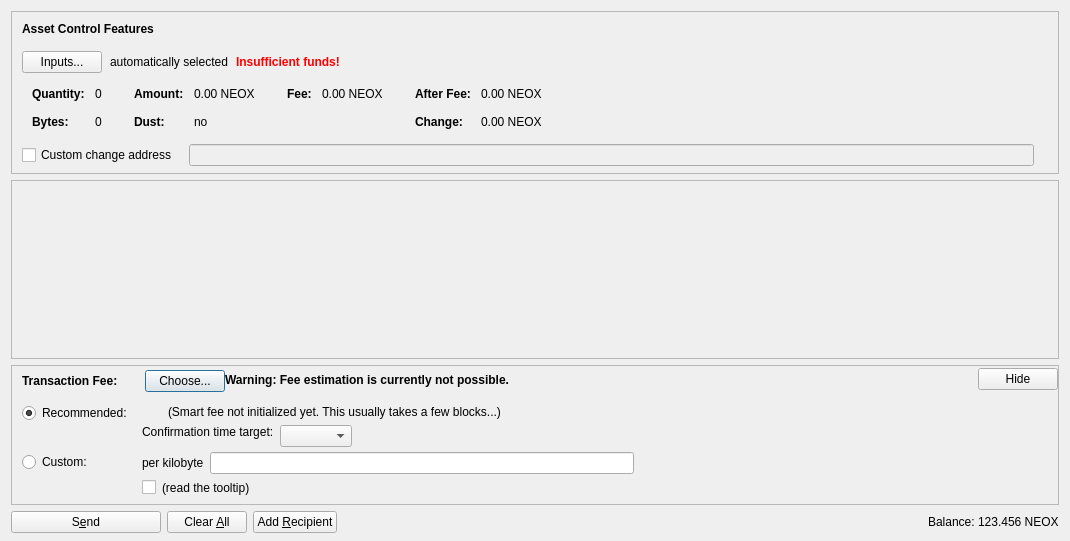
<?xml version="1.0" encoding="UTF-8"?>
<ui version="4.0">
 <class>AssetsDialog</class>
 <widget class="QDialog" name="AssetsDialog">
  <property name="geometry">
   <rect>
    <x>0</x>
    <y>0</y>
    <width>1070</width>
    <height>541</height>
   </rect>
  </property>
  <property name="windowTitle">
   <string>Send Coins</string>
  </property>
  <layout class="QVBoxLayout" name="verticalLayout" stretch="0">
   <property name="bottomMargin">
    <number>8</number>
   </property>
   <item>
    <layout class="QVBoxLayout" name="verticalLayout_3">
     <property name="spacing">
      <number>6</number>
     </property>
     <property name="leftMargin">
      <number>0</number>
     </property>
     <property name="topMargin">
      <number>0</number>
     </property>
     <property name="rightMargin">
      <number>0</number>
     </property>
     <property name="bottomMargin">
      <number>0</number>
     </property>
     <item>
      <widget class="QFrame" name="frameAssetControl">
       <property name="sizePolicy">
        <sizepolicy hsizetype="Expanding" vsizetype="Fixed">
         <horstretch>0</horstretch>
         <verstretch>0</verstretch>
        </sizepolicy>
       </property>
       <property name="maximumSize">
        <size>
         <width>16777215</width>
         <height>16777215</height>
        </size>
       </property>
       <property name="frameShape">
        <enum>QFrame::StyledPanel</enum>
       </property>
       <property name="frameShadow">
        <enum>QFrame::Sunken</enum>
       </property>
       <layout class="QVBoxLayout" name="verticalLayoutAssetControl2">
        <property name="spacing">
         <number>0</number>
        </property>
        <property name="leftMargin">
         <number>0</number>
        </property>
        <property name="topMargin">
         <number>0</number>
        </property>
        <property name="rightMargin">
         <number>0</number>
        </property>
        <property name="bottomMargin">
         <number>6</number>
        </property>
        <item>
         <layout class="QVBoxLayout" name="verticalLayoutAssetControl" stretch="0,0,0,0,1">
          <property name="spacing">
           <number>0</number>
          </property>
          <property name="leftMargin">
           <number>10</number>
          </property>
          <property name="topMargin">
           <number>10</number>
          </property>
          <item>
           <layout class="QHBoxLayout" name="horizontalLayoutAssetControl1">
            <property name="bottomMargin">
             <number>15</number>
            </property>
            <item>
             <widget class="QLabel" name="labelAssetControlFeatures">
              <property name="sizePolicy">
               <sizepolicy hsizetype="Preferred" vsizetype="Maximum">
                <horstretch>0</horstretch>
                <verstretch>0</verstretch>
               </sizepolicy>
              </property>
              <property name="font">
               <font>
                <weight>75</weight>
                <bold>true</bold>
               </font>
              </property>
              <property name="styleSheet">
               <string notr="true">font-weight:bold;</string>
              </property>
              <property name="text">
               <string>Asset Control Features</string>
              </property>
             </widget>
            </item>
           </layout>
          </item>
          <item>
           <layout class="QHBoxLayout" name="horizontalLayoutAssetControl2" stretch="0,0,0,0">
            <property name="spacing">
             <number>8</number>
            </property>
            <property name="bottomMargin">
             <number>10</number>
            </property>
            <item>
             <widget class="QPushButton" name="pushButtonAssetControl">
              <property name="styleSheet">
               <string notr="true"/>
              </property>
              <property name="text">
               <string>Inputs...</string>
              </property>
              <property name="autoDefault">
               <bool>false</bool>
              </property>
             </widget>
            </item>
            <item>
             <widget class="QLabel" name="labelAssetControlAutomaticallySelected">
              <property name="text">
               <string>automatically selected</string>
              </property>
              <property name="margin">
               <number>5</number>
              </property>
             </widget>
            </item>
            <item>
             <widget class="QLabel" name="labelAssetControlInsuffFunds">
              <property name="font">
               <font>
                <weight>75</weight>
                <bold>true</bold>
               </font>
              </property>
              <property name="styleSheet">
               <string notr="true">color:red;font-weight:bold;</string>
              </property>
              <property name="text">
               <string>Insufficient funds!</string>
              </property>
              <property name="margin">
               <number>5</number>
              </property>
             </widget>
            </item>
            <item>
             <spacer name="horizontalSpacerAssetControl">
              <property name="orientation">
               <enum>Qt::Horizontal</enum>
              </property>
              <property name="sizeHint" stdset="0">
               <size>
                <width>40</width>
                <height>1</height>
               </size>
              </property>
             </spacer>
            </item>
           </layout>
          </item>
          <item>
           <widget class="QWidget" name="widgetAssetControl" native="true">
            <property name="sizePolicy">
             <sizepolicy hsizetype="Preferred" vsizetype="Preferred">
              <horstretch>0</horstretch>
              <verstretch>0</verstretch>
             </sizepolicy>
            </property>
            <property name="minimumSize">
             <size>
              <width>0</width>
              <height>0</height>
             </size>
            </property>
            <property name="styleSheet">
             <string notr="true"/>
            </property>
            <layout class="QHBoxLayout" name="horizontalLayoutAssetControl5">
             <property name="leftMargin">
              <number>0</number>
             </property>
             <property name="topMargin">
              <number>0</number>
             </property>
             <property name="rightMargin">
              <number>0</number>
             </property>
             <property name="bottomMargin">
              <number>0</number>
             </property>
             <item>
              <layout class="QHBoxLayout" name="horizontalLayoutAssetControl3" stretch="0,0,0,1">
               <property name="spacing">
                <number>20</number>
               </property>
               <property name="topMargin">
                <number>0</number>
               </property>
               <property name="bottomMargin">
                <number>10</number>
               </property>
               <item>
                <layout class="QFormLayout" name="formLayoutAssetControl1">
                 <property name="horizontalSpacing">
                  <number>10</number>
                 </property>
                 <property name="verticalSpacing">
                  <number>14</number>
                 </property>
                 <property name="leftMargin">
                  <number>10</number>
                 </property>
                 <property name="topMargin">
                  <number>4</number>
                 </property>
                 <property name="rightMargin">
                  <number>6</number>
                 </property>
                 <item row="0" column="0">
                  <widget class="QLabel" name="labelAssetControlQuantityText">
                   <property name="font">
                    <font>
                     <weight>75</weight>
                     <bold>true</bold>
                    </font>
                   </property>
                   <property name="text">
                    <string>Quantity:</string>
                   </property>
                   <property name="margin">
                    <number>0</number>
                   </property>
                  </widget>
                 </item>
                 <item row="0" column="1">
                  <widget class="QLabel" name="labelAssetControlQuantity">
                   <property name="cursor">
                    <cursorShape>IBeamCursor</cursorShape>
                   </property>
                   <property name="contextMenuPolicy">
                    <enum>Qt::ActionsContextMenu</enum>
                   </property>
                   <property name="text">
                    <string notr="true">0</string>
                   </property>
                   <property name="margin">
                    <number>0</number>
                   </property>
                   <property name="textInteractionFlags">
                    <set>Qt::LinksAccessibleByMouse|Qt::TextSelectableByKeyboard|Qt::TextSelectableByMouse</set>
                   </property>
                  </widget>
                 </item>
                 <item row="1" column="0">
                  <widget class="QLabel" name="labelAssetControlBytesText">
                   <property name="font">
                    <font>
                     <weight>75</weight>
                     <bold>true</bold>
                    </font>
                   </property>
                   <property name="text">
                    <string>Bytes:</string>
                   </property>
                  </widget>
                 </item>
                 <item row="1" column="1">
                  <widget class="QLabel" name="labelAssetControlBytes">
                   <property name="cursor">
                    <cursorShape>IBeamCursor</cursorShape>
                   </property>
                   <property name="contextMenuPolicy">
                    <enum>Qt::ActionsContextMenu</enum>
                   </property>
                   <property name="text">
                    <string notr="true">0</string>
                   </property>
                   <property name="textInteractionFlags">
                    <set>Qt::LinksAccessibleByMouse|Qt::TextSelectableByKeyboard|Qt::TextSelectableByMouse</set>
                   </property>
                  </widget>
                 </item>
                </layout>
               </item>
               <item>
                <layout class="QFormLayout" name="formLayoutAssetControl2">
                 <property name="horizontalSpacing">
                  <number>10</number>
                 </property>
                 <property name="verticalSpacing">
                  <number>14</number>
                 </property>
                 <property name="leftMargin">
                  <number>6</number>
                 </property>
                 <property name="topMargin">
                  <number>4</number>
                 </property>
                 <property name="rightMargin">
                  <number>6</number>
                 </property>
                 <item row="0" column="0">
                  <widget class="QLabel" name="labelAssetControlAmountText">
                   <property name="font">
                    <font>
                     <weight>75</weight>
                     <bold>true</bold>
                    </font>
                   </property>
                   <property name="text">
                    <string>Amount:</string>
                   </property>
                   <property name="margin">
                    <number>0</number>
                   </property>
                  </widget>
                 </item>
                 <item row="0" column="1">
                  <widget class="QLabel" name="labelAssetControlAmount">
                   <property name="cursor">
                    <cursorShape>IBeamCursor</cursorShape>
                   </property>
                   <property name="contextMenuPolicy">
                    <enum>Qt::ActionsContextMenu</enum>
                   </property>
                   <property name="text">
                    <string notr="true">0.00 NEOX</string>
                   </property>
                   <property name="textInteractionFlags">
                    <set>Qt::LinksAccessibleByMouse|Qt::TextSelectableByKeyboard|Qt::TextSelectableByMouse</set>
                   </property>
                  </widget>
                 </item>
                 <item row="1" column="0">
                  <widget class="QLabel" name="labelAssetControlLowOutputText">
                   <property name="font">
                    <font>
                     <weight>75</weight>
                     <bold>true</bold>
                    </font>
                   </property>
                   <property name="text">
                    <string>Dust:</string>
                   </property>
                  </widget>
                 </item>
                 <item row="1" column="1">
                  <widget class="QLabel" name="labelAssetControlLowOutput">
                   <property name="cursor">
                    <cursorShape>IBeamCursor</cursorShape>
                   </property>
                   <property name="contextMenuPolicy">
                    <enum>Qt::ActionsContextMenu</enum>
                   </property>
                   <property name="text">
                    <string notr="true">no</string>
                   </property>
                   <property name="textInteractionFlags">
                    <set>Qt::LinksAccessibleByMouse|Qt::TextSelectableByKeyboard|Qt::TextSelectableByMouse</set>
                   </property>
                  </widget>
                 </item>
                </layout>
               </item>
               <item>
                <layout class="QFormLayout" name="formLayoutAssetControl3">
                 <property name="horizontalSpacing">
                  <number>10</number>
                 </property>
                 <property name="verticalSpacing">
                  <number>14</number>
                 </property>
                 <property name="leftMargin">
                  <number>6</number>
                 </property>
                 <property name="topMargin">
                  <number>4</number>
                 </property>
                 <property name="rightMargin">
                  <number>6</number>
                 </property>
                 <item row="0" column="0">
                  <widget class="QLabel" name="labelAssetControlFeeText">
                   <property name="font">
                    <font>
                     <weight>75</weight>
                     <bold>true</bold>
                    </font>
                   </property>
                   <property name="text">
                    <string>Fee:</string>
                   </property>
                   <property name="margin">
                    <number>0</number>
                   </property>
                  </widget>
                 </item>
                 <item row="0" column="1">
                  <widget class="QLabel" name="labelAssetControlFee">
                   <property name="cursor">
                    <cursorShape>IBeamCursor</cursorShape>
                   </property>
                   <property name="contextMenuPolicy">
                    <enum>Qt::ActionsContextMenu</enum>
                   </property>
                   <property name="text">
                    <string notr="true">0.00 NEOX</string>
                   </property>
                   <property name="textInteractionFlags">
                    <set>Qt::LinksAccessibleByMouse|Qt::TextSelectableByKeyboard|Qt::TextSelectableByMouse</set>
                   </property>
                  </widget>
                 </item>
                </layout>
               </item>
               <item>
                <layout class="QFormLayout" name="formLayoutAssetControl4">
                 <property name="horizontalSpacing">
                  <number>10</number>
                 </property>
                 <property name="verticalSpacing">
                  <number>14</number>
                 </property>
                 <property name="leftMargin">
                  <number>6</number>
                 </property>
                 <property name="topMargin">
                  <number>4</number>
                 </property>
                 <property name="rightMargin">
                  <number>6</number>
                 </property>
                 <item row="0" column="0">
                  <widget class="QLabel" name="labelAssetControlAfterFeeText">
                   <property name="font">
                    <font>
                     <weight>75</weight>
                     <bold>true</bold>
                    </font>
                   </property>
                   <property name="text">
                    <string>After Fee:</string>
                   </property>
                   <property name="margin">
                    <number>0</number>
                   </property>
                  </widget>
                 </item>
                 <item row="0" column="1">
                  <widget class="QLabel" name="labelAssetControlAfterFee">
                   <property name="cursor">
                    <cursorShape>IBeamCursor</cursorShape>
                   </property>
                   <property name="contextMenuPolicy">
                    <enum>Qt::ActionsContextMenu</enum>
                   </property>
                   <property name="text">
                    <string notr="true">0.00 NEOX</string>
                   </property>
                   <property name="textInteractionFlags">
                    <set>Qt::LinksAccessibleByMouse|Qt::TextSelectableByKeyboard|Qt::TextSelectableByMouse</set>
                   </property>
                  </widget>
                 </item>
                 <item row="1" column="0">
                  <widget class="QLabel" name="labelAssetControlChangeText">
                   <property name="font">
                    <font>
                     <weight>75</weight>
                     <bold>true</bold>
                    </font>
                   </property>
                   <property name="text">
                    <string>Change:</string>
                   </property>
                  </widget>
                 </item>
                 <item row="1" column="1">
                  <widget class="QLabel" name="labelAssetControlChange">
                   <property name="cursor">
                    <cursorShape>IBeamCursor</cursorShape>
                   </property>
                   <property name="contextMenuPolicy">
                    <enum>Qt::ActionsContextMenu</enum>
                   </property>
                   <property name="text">
                    <string notr="true">0.00 NEOX</string>
                   </property>
                   <property name="textInteractionFlags">
                    <set>Qt::LinksAccessibleByMouse|Qt::TextSelectableByKeyboard|Qt::TextSelectableByMouse</set>
                   </property>
                  </widget>
                 </item>
                </layout>
               </item>
              </layout>
             </item>
            </layout>
           </widget>
          </item>
          <item>
           <layout class="QHBoxLayout" name="horizontalLayoutAssetControl4" stretch="0,0,0">
            <property name="spacing">
             <number>12</number>
            </property>
            <property name="sizeConstraint">
             <enum>QLayout::SetDefaultConstraint</enum>
            </property>
            <property name="topMargin">
             <number>5</number>
            </property>
            <property name="rightMargin">
             <number>5</number>
            </property>
            <item>
             <widget class="QCheckBox" name="checkBoxAssetControlChange">
              <property name="toolTip">
               <string>If this is activated, but the change address is empty or invalid, change will be sent to a newly generated address.</string>
              </property>
              <property name="text">
               <string>Custom change address</string>
              </property>
             </widget>
            </item>
            <item>
             <widget class="QValidatedLineEdit" name="lineEditAssetControlChange">
              <property name="enabled">
               <bool>false</bool>
              </property>
              <property name="sizePolicy">
               <sizepolicy hsizetype="Expanding" vsizetype="Fixed">
                <horstretch>0</horstretch>
                <verstretch>0</verstretch>
               </sizepolicy>
              </property>
             </widget>
            </item>
            <item>
             <widget class="QLabel" name="labelAssetControlChangeLabel">
              <property name="sizePolicy">
               <sizepolicy hsizetype="Preferred" vsizetype="Expanding">
                <horstretch>0</horstretch>
                <verstretch>0</verstretch>
               </sizepolicy>
              </property>
              <property name="minimumSize">
               <size>
                <width>0</width>
                <height>0</height>
               </size>
              </property>
              <property name="text">
               <string/>
              </property>
              <property name="margin">
               <number>3</number>
              </property>
             </widget>
            </item>
           </layout>
          </item>
          <item>
           <spacer name="verticalSpacerAssetControl">
            <property name="orientation">
             <enum>Qt::Vertical</enum>
            </property>
            <property name="sizeHint" stdset="0">
             <size>
              <width>800</width>
              <height>1</height>
             </size>
            </property>
           </spacer>
          </item>
         </layout>
        </item>
       </layout>
      </widget>
     </item>
     <item>
      <widget class="QScrollArea" name="scrollArea">
       <property name="widgetResizable">
        <bool>true</bool>
       </property>
       <widget class="QWidget" name="scrollAreaWidgetContents">
        <property name="geometry">
         <rect>
          <x>0</x>
          <y>0</y>
          <width>1048</width>
          <height>91</height>
         </rect>
        </property>
        <layout class="QVBoxLayout" name="verticalLayout_2" stretch="0,1">
         <property name="leftMargin">
          <number>0</number>
         </property>
         <property name="topMargin">
          <number>0</number>
         </property>
         <property name="rightMargin">
          <number>0</number>
         </property>
         <property name="bottomMargin">
          <number>0</number>
         </property>
         <item>
          <layout class="QVBoxLayout" name="entries">
           <property name="spacing">
            <number>6</number>
           </property>
          </layout>
         </item>
         <item>
          <spacer name="verticalSpacer">
           <property name="orientation">
            <enum>Qt::Vertical</enum>
           </property>
           <property name="sizeHint" stdset="0">
            <size>
             <width>20</width>
             <height>40</height>
            </size>
           </property>
          </spacer>
         </item>
        </layout>
       </widget>
      </widget>
     </item>
     <item>
      <widget class="QFrame" name="frameFee">
       <property name="sizePolicy">
        <sizepolicy hsizetype="Expanding" vsizetype="Fixed">
         <horstretch>0</horstretch>
         <verstretch>0</verstretch>
        </sizepolicy>
       </property>
       <property name="maximumSize">
        <size>
         <width>16777215</width>
         <height>16777215</height>
        </size>
       </property>
       <property name="frameShape">
        <enum>QFrame::StyledPanel</enum>
       </property>
       <property name="frameShadow">
        <enum>QFrame::Sunken</enum>
       </property>
       <layout class="QVBoxLayout" name="verticalLayoutFee1">
        <property name="spacing">
         <number>0</number>
        </property>
        <property name="leftMargin">
         <number>0</number>
        </property>
        <property name="topMargin">
         <number>0</number>
        </property>
        <property name="rightMargin">
         <number>0</number>
        </property>
        <property name="bottomMargin">
         <number>0</number>
        </property>
        <item>
         <layout class="QVBoxLayout" name="verticalLayoutFee2" stretch="0,0,0">
          <property name="spacing">
           <number>0</number>
          </property>
          <property name="leftMargin">
           <number>10</number>
          </property>
          <property name="topMargin">
           <number>0</number>
          </property>
          <item>
           <layout class="QHBoxLayout" name="horizontalLayoutFee1">
            <property name="bottomMargin">
             <number>0</number>
            </property>
            <item>
             <layout class="QVBoxLayout" name="verticalLayoutFee7">
              <property name="spacing">
               <number>0</number>
              </property>
              <item>
               <spacer name="verticalSpacerSmartFee">
                <property name="orientation">
                 <enum>Qt::Vertical</enum>
                </property>
                <property name="sizeType">
                 <enum>QSizePolicy::Fixed</enum>
                </property>
                <property name="sizeHint" stdset="0">
                 <size>
                  <width>1</width>
                  <height>4</height>
                 </size>
                </property>
               </spacer>
              </item>
              <item>
               <layout class="QHBoxLayout" name="horizontalLayoutSmartFee">
                <property name="spacing">
                 <number>10</number>
                </property>
                <item>
                 <widget class="QLabel" name="labelFeeHeadline">
                  <property name="sizePolicy">
                   <sizepolicy hsizetype="Preferred" vsizetype="Maximum">
                    <horstretch>0</horstretch>
                    <verstretch>0</verstretch>
                   </sizepolicy>
                  </property>
                  <property name="font">
                   <font>
                    <weight>75</weight>
                    <bold>true</bold>
                   </font>
                  </property>
                  <property name="styleSheet">
                   <string notr="true">font-weight:bold;</string>
                  </property>
                  <property name="text">
                   <string>Transaction Fee:</string>
                  </property>
                 </widget>
                </item>
                <item>
                 <widget class="QLabel" name="labelFeeMinimized">
                  <property name="text">
                   <string/>
                  </property>
                 </widget>
                </item>
                <item>
                 <widget class="QPushButton" name="buttonChooseFee">
                  <property name="text">
                   <string>Choose...</string>
                  </property>
                 </widget>
                </item>
               </layout>
              </item>
              <item>
               <spacer name="verticalSpacer_5">
                <property name="orientation">
                 <enum>Qt::Vertical</enum>
                </property>
                <property name="sizeHint" stdset="0">
                 <size>
                  <width>1</width>
                  <height>1</height>
                 </size>
                </property>
               </spacer>
              </item>
             </layout>
            </item>
            <item>
             <widget class="QLabel" name="fallbackFeeWarningLabel">
              <property name="font">
               <font>
                <weight>75</weight>
                <bold>true</bold>
               </font>
              </property>
              <property name="toolTip">
               <string>Using the fallbackfee can result in sending a transaction that will take several hours or days (or never) to confirm. Consider choosing your fee manually or wait until you have validated the complete chain.</string>
              </property>
              <property name="text">
               <string>Warning: Fee estimation is currently not possible.</string>
              </property>
              <property name="wordWrap">
               <bool>false</bool>
              </property>
             </widget>
            </item>
            <item>
             <spacer name="horizontalSpacer_4">
              <property name="orientation">
               <enum>Qt::Horizontal</enum>
              </property>
              <property name="sizeType">
               <enum>QSizePolicy::MinimumExpanding</enum>
              </property>
              <property name="sizeHint" stdset="0">
               <size>
                <width>40</width>
                <height>20</height>
               </size>
              </property>
             </spacer>
            </item>
            <item>
             <widget class="QPushButton" name="buttonMinimizeFee">
              <property name="toolTip">
               <string>collapse fee-settings</string>
              </property>
              <property name="text">
               <string>Hide</string>
              </property>
             </widget>
            </item>
           </layout>
          </item>
          <item>
           <widget class="QFrame" name="frameFeeSelection">
            <layout class="QVBoxLayout" name="verticalLayoutFee12">
             <property name="spacing">
              <number>0</number>
             </property>
             <property name="leftMargin">
              <number>0</number>
             </property>
             <property name="topMargin">
              <number>0</number>
             </property>
             <property name="rightMargin">
              <number>0</number>
             </property>
             <property name="bottomMargin">
              <number>0</number>
             </property>
             <item>
              <layout class="QGridLayout" name="gridLayoutFee">
               <property name="topMargin">
                <number>10</number>
               </property>
               <property name="bottomMargin">
                <number>4</number>
               </property>
               <property name="horizontalSpacing">
                <number>10</number>
               </property>
               <property name="verticalSpacing">
                <number>4</number>
               </property>
               <item row="1" column="1">
                <layout class="QVBoxLayout" name="verticalLayoutFee8">
                 <property name="spacing">
                  <number>6</number>
                 </property>
                 <item>
                  <layout class="QHBoxLayout" name="horizontalLayoutFee13">
                   <item>
                    <widget class="QLabel" name="labelCustomPerKilobyte">
                     <property name="toolTip">
                      <string>If the custom fee is set to 1000 satoshis and the transaction is only 250 bytes, then &quot;per kilobyte&quot; only pays 250 satoshis in fee, while &quot;total at least&quot; pays 1000 satoshis. For transactions bigger than a kilobyte both pay by kilobyte.</string>
                     </property>
                     <property name="text">
                      <string>per kilobyte</string>
                     </property>
                    </widget>
                   </item>
                   <item>
                    <widget class="BitcoinAmountField" name="customFee"/>
                   </item>
                   <item>
                    <spacer name="horizontalSpacer_6">
                     <property name="orientation">
                      <enum>Qt::Horizontal</enum>
                     </property>
                     <property name="sizeHint" stdset="0">
                      <size>
                       <width>1</width>
                       <height>1</height>
                      </size>
                     </property>
                    </spacer>
                   </item>
                  </layout>
                 </item>
                 <item>
                  <layout class="QHBoxLayout" name="horizontalLayoutFee8">
                   <item>
                    <widget class="QCheckBox" name="checkBoxMinimumFee">
                     <property name="toolTip">
                      <string>Paying only the minimum fee is just fine as long as there is less transaction volume than space in the blocks. But be aware that this can end up in a never confirming transaction once there is more demand for smartmeme transactions than the network can process.</string>
                     </property>
                     <property name="text">
                      <string/>
                     </property>
                    </widget>
                   </item>
                   <item>
                    <widget class="QLabel" name="labelMinFeeWarning">
                     <property name="enabled">
                      <bool>true</bool>
                     </property>
                     <property name="toolTip">
                      <string>Paying only the minimum fee is just fine as long as there is less transaction volume than space in the blocks. But be aware that this can end up in a never confirming transaction once there is more demand for smartmeme transactions than the network can process.</string>
                     </property>
                     <property name="text">
                      <string>(read the tooltip)</string>
                     </property>
                     <property name="margin">
                      <number>5</number>
                     </property>
                    </widget>
                   </item>
                   <item>
                    <spacer name="horizontalSpacer_2">
                     <property name="orientation">
                      <enum>Qt::Horizontal</enum>
                     </property>
                     <property name="sizeHint" stdset="0">
                      <size>
                       <width>1</width>
                       <height>1</height>
                      </size>
                     </property>
                    </spacer>
                   </item>
                  </layout>
                 </item>
                </layout>
               </item>
               <item row="0" column="0">
                <layout class="QVBoxLayout" name="verticalLayoutFee4" stretch="0,1">
                 <item>
                  <widget class="QRadioButton" name="radioSmartFee">
                   <property name="text">
                    <string>Recommended:</string>
                   </property>
                   <property name="checked">
                    <bool>true</bool>
                   </property>
                   <attribute name="buttonGroup">
                    <string notr="true">groupFee</string>
                   </attribute>
                  </widget>
                 </item>
                 <item>
                  <spacer name="verticalSpacer_2">
                   <property name="orientation">
                    <enum>Qt::Vertical</enum>
                   </property>
                   <property name="sizeHint" stdset="0">
                    <size>
                     <width>1</width>
                     <height>1</height>
                    </size>
                   </property>
                  </spacer>
                 </item>
                </layout>
               </item>
               <item row="1" column="0">
                <layout class="QVBoxLayout" name="verticalLayoutFee9" stretch="0,1">
                 <item>
                  <widget class="QRadioButton" name="radioCustomFee">
                   <property name="text">
                    <string>Custom:</string>
                   </property>
                   <attribute name="buttonGroup">
                    <string notr="true">groupFee</string>
                   </attribute>
                  </widget>
                 </item>
                 <item>
                  <spacer name="verticalSpacer_6">
                   <property name="orientation">
                    <enum>Qt::Vertical</enum>
                   </property>
                   <property name="sizeHint" stdset="0">
                    <size>
                     <width>1</width>
                     <height>1</height>
                    </size>
                   </property>
                  </spacer>
                 </item>
                </layout>
               </item>
               <item row="0" column="1">
                <layout class="QVBoxLayout" name="verticalLayoutFee3" stretch="0,0,1">
                 <property name="spacing">
                  <number>6</number>
                 </property>
                 <property name="topMargin">
                  <number>2</number>
                 </property>
                 <item>
                  <layout class="QHBoxLayout" name="horizontalLayoutFee12">
                   <item>
                    <widget class="QLabel" name="labelSmartFee">
                     <property name="text">
                      <string/>
                     </property>
                     <property name="margin">
                      <number>2</number>
                     </property>
                    </widget>
                   </item>
                   <item>
                    <widget class="QLabel" name="labelFeeEstimation">
                     <property name="text">
                      <string/>
                     </property>
                    </widget>
                   </item>
                   <item>
                    <widget class="QLabel" name="labelSmartFee2">
                     <property name="text">
                      <string>(Smart fee not initialized yet. This usually takes a few blocks...)</string>
                     </property>
                     <property name="margin">
                      <number>2</number>
                     </property>
                    </widget>
                   </item>
                   <item>
                    <spacer name="horizontalSpacer_5">
                     <property name="orientation">
                      <enum>Qt::Horizontal</enum>
                     </property>
                     <property name="sizeHint" stdset="0">
                      <size>
                       <width>1</width>
                       <height>1</height>
                      </size>
                     </property>
                    </spacer>
                   </item>
                  </layout>
                 </item>
                 <item>
                  <layout class="QHBoxLayout" name="horizontalLayoutFee9">
                   <item>
                    <layout class="QVBoxLayout" name="verticalLayoutFee6">
                     <item>
                      <widget class="QLabel" name="labelSmartFee3">
                       <property name="text">
                        <string>Confirmation time target:</string>
                       </property>
                       <property name="margin">
                        <number>2</number>
                       </property>
                      </widget>
                     </item>
                     <item>
                      <spacer name="verticalSpacer_3">
                       <property name="orientation">
                        <enum>Qt::Vertical</enum>
                       </property>
                       <property name="sizeHint" stdset="0">
                        <size>
                         <width>1</width>
                         <height>1</height>
                        </size>
                       </property>
                      </spacer>
                     </item>
                    </layout>
                   </item>
                   <item>
                    <layout class="QVBoxLayout" name="verticalLayoutFee5">
                     <property name="rightMargin">
                      <number>30</number>
                     </property>
                     <item>
                      <layout class="QHBoxLayout" name="horizontalLayoutConfTarget">
                       <property name="bottomMargin">
                        <number>0</number>
                       </property>
                       <item>
                        <widget class="QComboBox" name="confTargetSelector"/>
                       </item>
                       <item>
                        <spacer name="horizontalSpacerConfTarget">
                         <property name="orientation">
                          <enum>Qt::Horizontal</enum>
                         </property>
                         <property name="sizeHint" stdset="0">
                          <size>
                           <width>40</width>
                           <height>20</height>
                          </size>
                         </property>
                        </spacer>
                       </item>
                      </layout>
                     </item>
                    </layout>
                   </item>
                  </layout>
                 </item>
                 <item>
                  <spacer name="verticalSpacer_4">
                   <property name="orientation">
                    <enum>Qt::Vertical</enum>
                   </property>
                   <property name="sizeHint" stdset="0">
                    <size>
                     <width>1</width>
                     <height>1</height>
                    </size>
                   </property>
                  </spacer>
                 </item>
                </layout>
               </item>
              </layout>
             </item>
            </layout>
           </widget>
          </item>
          <item>
           <spacer name="verticalSpacerFee">
            <property name="orientation">
             <enum>Qt::Vertical</enum>
            </property>
            <property name="sizeHint" stdset="0">
             <size>
              <width>40</width>
              <height>5</height>
             </size>
            </property>
           </spacer>
          </item>
         </layout>
        </item>
       </layout>
      </widget>
     </item>
     <item>
      <layout class="QHBoxLayout" name="horizontalLayout">
       <item>
        <widget class="QPushButton" name="sendButton">
         <property name="minimumSize">
          <size>
           <width>150</width>
           <height>0</height>
          </size>
         </property>
         <property name="toolTip">
          <string>Confirm the send action</string>
         </property>
         <property name="text">
          <string>S&amp;end</string>
         </property>
         <property name="icon">
          <iconset>
           <normaloff>:/icons/send</normaloff>:/icons/send</iconset>
         </property>
         <property name="autoDefault">
          <bool>false</bool>
         </property>
         <property name="default">
          <bool>false</bool>
         </property>
        </widget>
       </item>
       <item>
        <widget class="QPushButton" name="clearButton">
         <property name="sizePolicy">
          <sizepolicy hsizetype="Minimum" vsizetype="Fixed">
           <horstretch>0</horstretch>
           <verstretch>0</verstretch>
          </sizepolicy>
         </property>
         <property name="toolTip">
          <string>Clear all fields of the form.</string>
         </property>
         <property name="text">
          <string>Clear &amp;All</string>
         </property>
         <property name="icon">
          <iconset>
           <normaloff>:/icons/remove</normaloff>:/icons/remove</iconset>
         </property>
         <property name="autoDefault">
          <bool>false</bool>
         </property>
        </widget>
       </item>
       <item>
        <widget class="QPushButton" name="addButton">
         <property name="toolTip">
          <string>Transfer to multiple recipients at once</string>
         </property>
         <property name="text">
          <string>Add &amp;Recipient</string>
         </property>
         <property name="icon">
          <iconset>
           <normaloff>:/icons/add</normaloff>:/icons/add</iconset>
         </property>
         <property name="autoDefault">
          <bool>false</bool>
         </property>
        </widget>
       </item>
       <item>
        <spacer name="horizontalSpacer">
         <property name="orientation">
          <enum>Qt::Horizontal</enum>
         </property>
         <property name="sizeHint" stdset="0">
          <size>
           <width>40</width>
           <height>20</height>
          </size>
         </property>
        </spacer>
       </item>
       <item>
        <layout class="QHBoxLayout" name="horizontalLayout_2">
         <property name="spacing">
          <number>3</number>
         </property>
         <item>
          <widget class="QLabel" name="labelBalanceText">
           <property name="sizePolicy">
            <sizepolicy hsizetype="Preferred" vsizetype="Fixed">
             <horstretch>0</horstretch>
             <verstretch>0</verstretch>
            </sizepolicy>
           </property>
           <property name="text">
            <string>Balance:</string>
           </property>
          </widget>
         </item>
         <item>
          <widget class="QLabel" name="labelBalance">
           <property name="sizePolicy">
            <sizepolicy hsizetype="Preferred" vsizetype="Fixed">
             <horstretch>0</horstretch>
             <verstretch>0</verstretch>
            </sizepolicy>
           </property>
           <property name="cursor">
            <cursorShape>IBeamCursor</cursorShape>
           </property>
           <property name="text">
            <string notr="true">123.456 NEOX</string>
           </property>
           <property name="textInteractionFlags">
            <set>Qt::LinksAccessibleByMouse|Qt::TextSelectableByKeyboard|Qt::TextSelectableByMouse</set>
           </property>
          </widget>
         </item>
        </layout>
       </item>
      </layout>
     </item>
    </layout>
   </item>
  </layout>
 </widget>
 <customwidgets>
  <customwidget>
   <class>QValidatedLineEdit</class>
   <extends>QLineEdit</extends>
   <header>qt/qvalidatedlineedit.h</header>
  </customwidget>
  <customwidget>
   <class>BitcoinAmountField</class>
   <extends>QLineEdit</extends>
   <header>qt/bitcoinamountfield.h</header>
   <container>1</container>
  </customwidget>
 </customwidgets>
 <resources>
  <include location="../raptoreum.qrc"/>
 </resources>
 <connections/>
 <buttongroups>
  <buttongroup name="groupFee"/>
 </buttongroups>
</ui>
